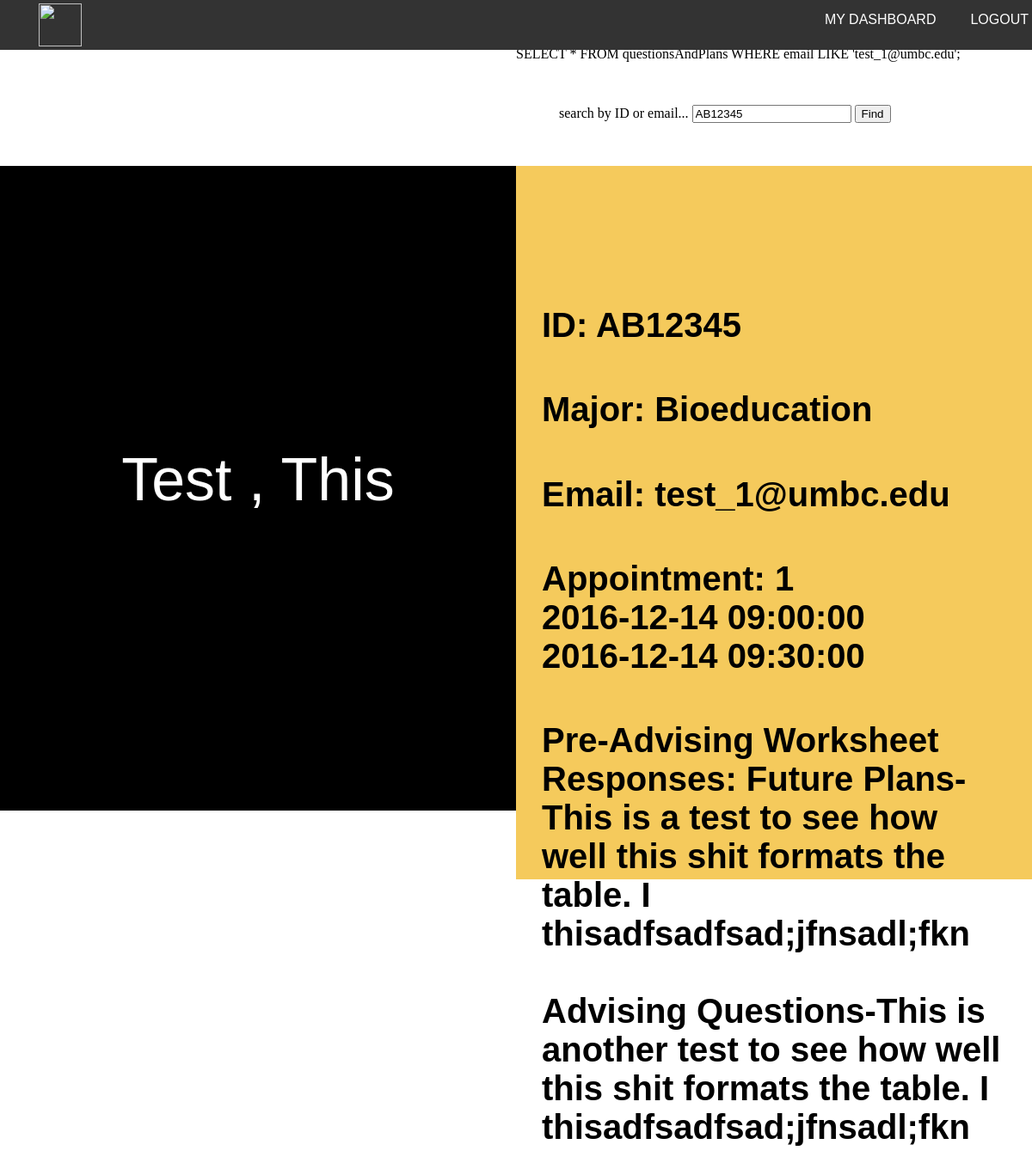
Page /advisor/search.php?s=AB12345 on the committed database.
### tables this page shows
CREATE TABLE IF NOT EXISTS `Student` (
  `StudentID` int(7) NOT NULL AUTO_INCREMENT,
  `email` text NOT NULL,
  `password` text NOT NULL,
  `firstName` text NOT NULL,
  `preferredName` text NOT NULL,
  `lastName` text NOT NULL,
  `schoolID` varchar(20) NOT NULL,
  `major` text NOT NULL COMMENT 'Coming from a dropdown list',
  `meyerhoff` tinyint(1) DEFAULT NULL,
  `honors` tinyint(1) DEFAULT NULL,
  `athlete` tinyint(1) DEFAULT NULL,
  `careerTrack` varchar(18) NOT NULL,
  `birthCity` text NOT NULL COMMENT 'Password Reset Validation',
  `specialGroup` tinyint(1) NOT NULL COMMENT 'Boolean for special group membership',
  PRIMARY KEY (`StudentID`)
);

CREATE TABLE IF NOT EXISTS `Meeting` (
  `meetingID` int(11) NOT NULL AUTO_INCREMENT,
  `start` datetime NOT NULL,
  `end` datetime NOT NULL,
  `buildingName` text NOT NULL,
  `roomNumber` text NOT NULL,
  `meetingType` tinyint(1) NOT NULL COMMENT 'FALSE is individual meeting, TRUE is group meeting',
  `meyerhoffMeeting` tinyint(1) DEFAULT NULL,
  `athleteMeeting` tinyint(1) DEFAULT NULL,
  `honorsMeeting` tinyint(1) DEFAULT NULL,
  `sessionLeaderID` int(11) NOT NULL COMMENT 'Meeting creator''s ID',
  `numStudents` tinyint(2) NOT NULL COMMENT 'Keeps track of number of students in the meeting',
  PRIMARY KEY (`meetingID`)
);

CREATE TABLE IF NOT EXISTS `questionsAndPlans` (
  `questionsplansID` int(11) NOT NULL AUTO_INCREMENT,
  `email` text NOT NULL,
  `futurePlans` text NOT NULL,
  `advisingQuestions` text NOT NULL,
  PRIMARY KEY (`questionsplansID`)
);

### advisor/search.php (the view, shortened to what this page needs)
<?php
include('CommonMethods.php');
if(isset($_GET['s'])){
  $search_term=$_GET['s'];
  $conn = new Common(true);
  $data = mysql_fetch_assoc($conn->executeQuery("SELECT * FROM Student WHERE schoolID LIKE '{$search_term}' OR email LIKE '{$search_term}';", $_SERVER["SCRIPT_NAME"]));
  $meeting_ids = mysql_fetch_assoc($conn->executeQuery("SELECT * FROM StudentMeeting WHERE StudentID LIKE '{$data['StudentID']}';", $_SERVER["SCRIPT_NAME"]));
  $apt_data = mysql_fetch_assoc($conn->executeQuery("SELECT * FROM Meeting WHERE meetingID LIKE '{$meeting_ids['MeetingID']}';", $_SERVER["SCRIPT_NAME"]));
  $wksht_data =  mysql_fetch_assoc($conn->executeQuery("SELECT * FROM questionsAndPlans WHERE email LIKE '{$data['email']}';", $_SERVER["SCRIPT_NAME"]));
echo '
<div class="search_bar">
<form action="" method="get">
<div class="form-field">
<label for="form-field">
<label for="search-field">search by ID or email...</label>
<input type="search" name="s" value="'.$search_term.'">
<input type="submit" value="Find">
</div>
</form>
</div>
<div id="name_col">
  <div id="name_col_inner">
  '.$data['lastName'].'
,
  '.$data['firstName'].'
</div>
</div>
<div id="info_col">
  <div id="info_col_inner">
	<h4> ID: '.$data['schoolID'].'<br/>
	<h4> Major: '.$data['major'].'<br/>
	<h4> Email: '.$data['email'].'<br/>
	<h4> Appointment: '.$apt_data['sessionLeaderID'].'<br/>
        '.$apt_data['start'].'<br/>
        '.$apt_data['end'].'<br/>
  <h4>Pre-Advising Worksheet Responses:
        Future Plans-'.$wksht_data['futurePlans'].'<br/><br/>
        Advising Questions-'.$wksht_data['advisingQuestions'].'<br/>
</div>
</div>';
}
else{
  echo '
<div class="search_bar">
<form action="" method="get">
<div class="form-field">
<label for="form-field">
<label for="search-field">search by ID or email...</label>
<input type="search" name="s" results="5" value="'.$search_term.'"">
<input type="submit" value="Find">
</div>
</form>
</div>
<div id="name_col">
  <div id="name_col_inner">
  UMBC
  STUDENT
</div>
</div>
<div id="info_col">
  <div id="info_col_inner">
        <h4> ID: <br/><br/>
        <h4> Major: <br/><br/>
        <h4> Email: <br/><br/>
        <h4> Appointment: <br/>
  <h4>Pre-Advising Worksheet Responses:</h4>
        Future Plans-<br/><br/>
        Advising Questions-<br/><br/>
</div>
</div>
'; }
?>
<!DOCTYPE html>
<html>
<head>
</head>
<body>
<ul>
  <div class="logo">
  <img src="https://s16.postimg.org/ckbr6pov9/THISSS.png" height="50px">
  </div>
  <li><a href="logout.php">LOGOUT</a></li>
  <li><a href="home.php">MY DASHBOARD</a></li>
</ul>
<br/>
<br/>
</body>
</html>

### advisor/search.php (style rules this page uses)
body { color: black; }
ul { font-family: Arial; list-style-type: none; margin: 0; position: absolute; top: 0; left:0; width: 98%; overflow: hidden; background-color: #333; }
li { float: right; }
.logo { float: left; padding: 4px 5px; }
li a { display: block; color: white; text-align: center; padding: 14px 20px; text-decoration: none; }
body { padding:0; margin:0 0 0 50%; color:BLACK; width:50%; min-height:100%; float:right; }
#name_col { float:left; width:100%; height: 750px; margin-left:-100%; text-align:center; background-color: black; color: white; }
#name_col_inner { padding:325px 0; font-family: Arial; font-size: 70px; }
#info_col { height: 750px; background-color: #f5ca5c; color: black; padding: 40px 0; }
#info_col_inner { padding:70px 30px; font-family: Arial; font-size: 40px; }
form { width:500px; margin:50px auto; }

### rows in the picture
student: lastName "Test", firstName "This", schoolID "AB12345", major "Bioeducation", email "test_1@umbc.edu"
meeting: sessionLeaderID "1", start "2016-12-14 09:00:00", end "2016-12-14 09:30:00"
questionsandplans: futurePlans "This is a test to see how well this shit formats the table. I thisadfsadfsad;jfnsadl;fkn", advisingQuestions "This is another test to see how well this shit formats the table. I thisadfsadfsad;jfnsadl;fkn"

### other values in the picture
$sql "SELECT * FROM StudentMeeting WHERE StudentID LIKE '1'; SELECT * FROM questionsAndPlans WHERE email LIKE 'test_1@umbc.edu';"
